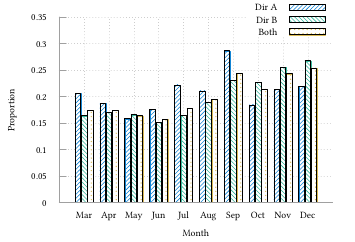

This chart was generated by the following gnuplot code:
set terminal tikz standalone color size 9cm,6cm font '\scriptsize' preamble '\usepackage{microtype} \usepackage{libertinus} \usepackage{libertinust1math} \usepackage[binary-units, per-mode=symbol]{siunitx}\sisetup{detect-all} \newcommand{\approachshort}{OPaL} \newcommand{\Coopfw}{CoOp} \newcommand{\coopfw}{\Coopfw} \newcommand{\Indfw}{Ind} \newcommand{\indfw}{\Indfw}'
set output "udp-monthly.tex"

load "gnuplot-palettes/parula.pal"

set boxwidth 0.9
set style data histogram
set style histogram cluster gap 1
set style fill solid border
set datafile separator ","
unset colorbox

set xlabel "Month"
set ylabel "Proportion (Packets)"

set yrange [0.0:0.35]
set key at 10,0.38

plot '../results/dirA-1.csv' u 16: xtic(1) title "Dir A" lc palette frac 0.25 fill pattern 1, \
     '../results/dirB-1.csv' u 16 title "Dir B" lc palette frac 0.5 fill pattern 2, \
     '../results/biDir-1.csv' u 16 title "Both" lc palette frac 0.75 fill pattern 7
